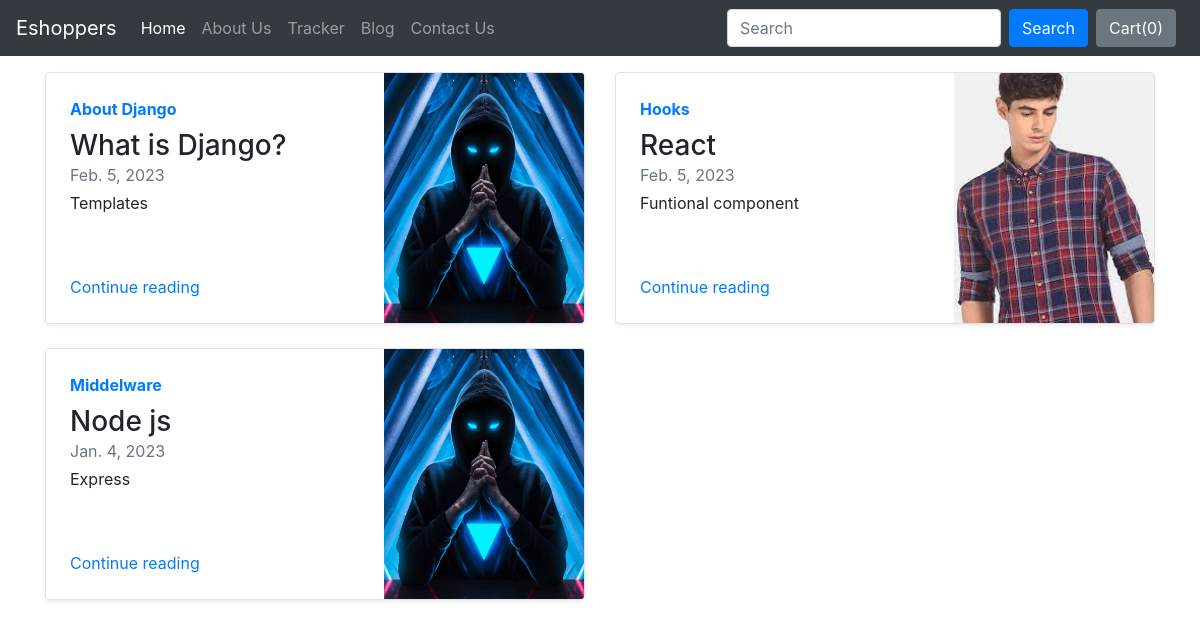
Screenshot of /blog/ with the database file from the repository.
### blog/models.py (models this page shows, shortened)
class Blogpost(models.Model):
    post_id = models.AutoField(primary_key=True)
    title = models.CharField(max_length=50)
    head0=models.CharField(max_length=500, default="")
    chead0=models.CharField(max_length=5000, default="")
    head1=models.CharField(max_length=500, default="")
    chead1=models.CharField(max_length=5000, default="")
    head2=models.CharField(max_length=500, default="")
    chead2=models.CharField(max_length=5000, default="")
    pub_date = models.DateField()
    thumbnail= models.ImageField(upload_to="blog/images",default="")

### blog/views.py (the view)
# urls.py: path("", views.index, name='blogHome'),
def index(request):
    blogs=Blogpost.objects.all()
    params={'blogs':blogs}
    return render(request, 'blog/index.html',params)

### blog/templates/blog/index.html (shortened to what this page needs)
{%extends 'blog/basic.html'%}
{%block body%}
<div class="container mt-3">
    <div class="row my-2">
        {% for blog in blogs %}
        <div class="col-md-6">
            <div class="row no-gutters border rounded overflow-hidden flex-md-row mb-4 shadow-sm h-md-250 position-relative">
                <div class="col p-4 d-flex flex-column position-static">
                    <strong class="d-inline-block mb-2 text-primary">{{blog.head0}}</strong>
                    <h3 class="mb-0">{{blog.title}}</h3>
                    <div class="mb-1 text-muted">{{blog.pub_date}}</div>
                    <p class="card-text mb-auto">{{blog.head1}}</p>
                    <a href="/blog/blogpost/{{blog.post_id}}" class="stretched-link">Continue reading</a>
                </div>
                <div class="col-auto d-none d-lg-block">
                    <img class="bd-placeholder-img" width="200" height="250" src="/media/{{blog.thumbnail}}"
                         aria-label="Placeholder: Thumbnail"><title>Placeholder</title>
                </div>
            </div>
        </div>
        {% endfor %}
    </div>
</div>
{%endblock%}

### rows the page displays
Blogpost: head0 "About Django", title "What is Django?", pub_date "Feb. 5, 2023", head1 "Templates", thumbnail (placeholder picture)
Blogpost: head0 "Hooks", title "React", pub_date "Feb. 5, 2023", head1 "Funtional component", thumbnail (picture)
Blogpost: head0 "Middelware", title "Node js", pub_date "Jan. 4, 2023", head1 "Express", thumbnail (placeholder picture)
